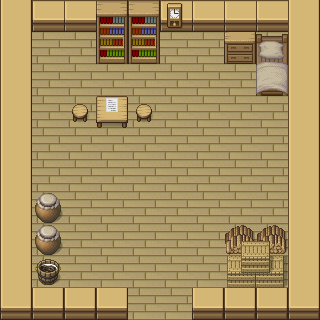

Rendered tile map (Tiled .tmx) drawn with the repository's tilesets; below, a short description and the map source with its tile grids summarised:
An orthogonal 10x10 tile map with 32x32 px tiles, 4 tile layers (groundLayer, wallLayer, decoLayer, decoLayer2), 2 tilesets.

<map version="1.5" tiledversion="1.7.2" orientation="orthogonal" renderorder="right-down" width="10" height="10" tilewidth="32" tileheight="32" infinite="0" nextlayerid="9" nextobjectid="20">
 <editorsettings>
  <export target="room.json" format="json" />
 </editorsettings>
 <tileset firstgid="1" name="[Base]BaseChip_pipo" tilewidth="32" tileheight="32" tilecount="1064" columns="8">
  <image source="base32x32.png" width="256" height="4256" />
 </tileset>
 <tileset firstgid="1065" name="dungeon32x32" tilewidth="32" tileheight="32" tilecount="288" columns="24">
  <image source="Dungeon32x32.png" width="768" height="384" />
 </tileset>
 <layer id="1" name="groundLayer" width="10" height="10">
  <data>[100 cells, 66 non-empty, 1 distinct tile ids]</data>
 </layer>
 <layer id="7" name="wallLayer" width="10" height="10">
  <data>[100 cells, 34 non-empty, 3 distinct tile ids]</data>
 </layer>
 <layer id="2" name="decoLayer" width="10" height="10">
  <data>[100 cells, 14 non-empty, 10 distinct tile ids]</data>
 </layer>
 <layer id="3" name="decoLayer2" width="10" height="10">
  <data>[100 cells, 7 non-empty, 6 distinct tile ids]</data>
 </layer>
</map>
